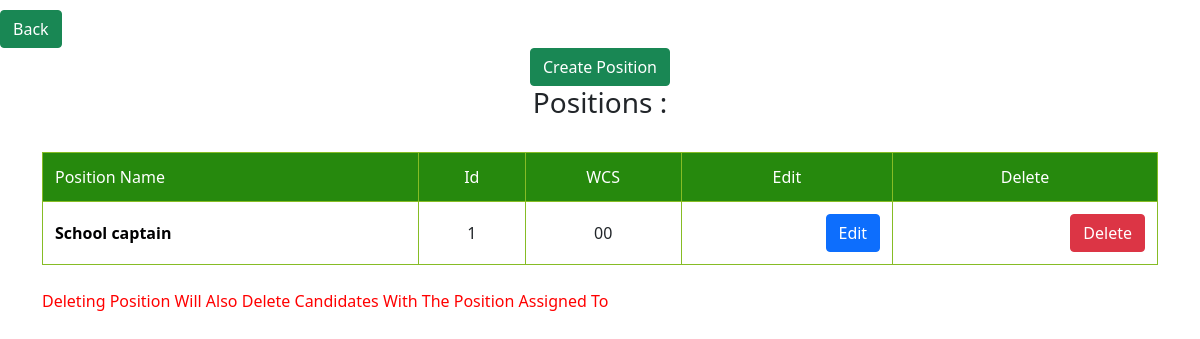
Before: /admin/positions with the older database file.
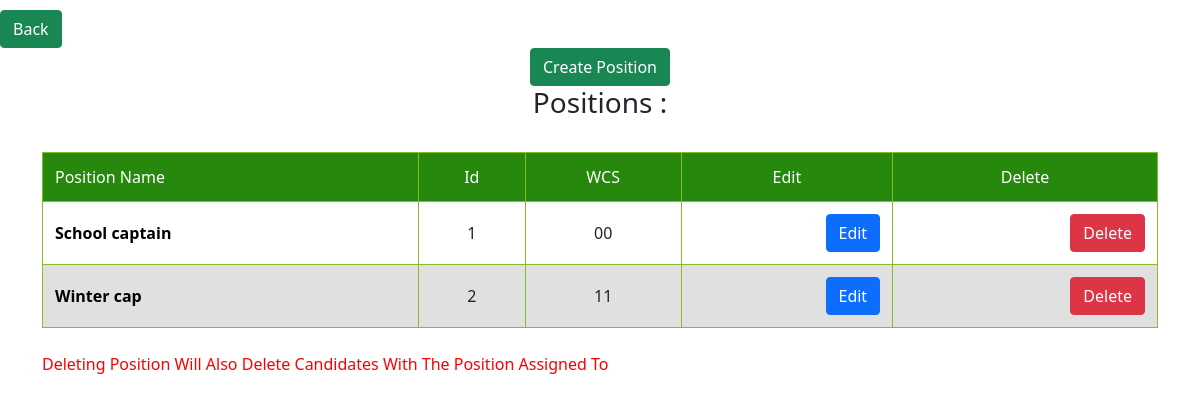
After: the same page with the newer database file.
### tables this page shows
CREATE TABLE positions (
	            id INTEGER PRIMARY KEY,
	            name TEXT NOT NULL,
	            wcs TEXT NOT NULL
                );

### main.py (the view)
@app.route('/admin/positions')
def positions():
    return render_template('positions.html', tm=conn.cursor().execute('SELECT * from positions').fetchall())

### templates/positions.html (shortened to what this page needs)
<!DOCTYPE html>
<html lang="en">
<head>
    <link rel="stylesheet" href="{{ url_for('static', filename='table.css')}}">
    <link rel="stylesheet" href="{{ url_for('static', filename='bootstrap.min.css') }}">
</head>
<body>
    <div class="buttonss" style="padding-top: 10px">
        <a href="../admin"><button type="button" class="btn btn-success">Back</button></a>
    </div>
    <center>
        <a href="positions/create"><button type="button" class="btn btn-success">Create Position</button></a>
        <h3>Positions :</h3>
    </center>
    <div class="container">
  <table class="responsive-table">
    <thead>
      <tr>
        <th scope="col">Position Name</th>
        <th scope="col">Id</th>
        <th scope="col">WCS</th>
        <th scope="col">Edit</th>
        <th scope="col">Delete</th>
      </tr>
    </thead>
    <tbody>
        {% for item in tm %}
      <tr>
        <th scope="row">{{item[1]}}</th>
        <td data-title="Id">{{item[0]}}</td>
        <td data-title="WCS">{{item[2]}}</td>
        <td data-title="Edit" data-type="currency"><a href="positions/edit/{{item[0]}}"><button type="button" class="btn btn-primary" >Edit</button></a></td>
        <td data-title="Delete" data-type="currency"><a href="positions/delete/{{item[0]}}"><button type="button" class="btn btn-danger">Delete</button></a></td>
      </tr>
      {% endfor %}
    </tbody>
  </table>
  <p style="color: red;">Deleting Position Will Also Delete Candidates With The Position Assigned To</p>
</div>
</body>
</html>

Changed rows visible on the page:
added positions: name "Winter cap", id "2", wcs "11"
